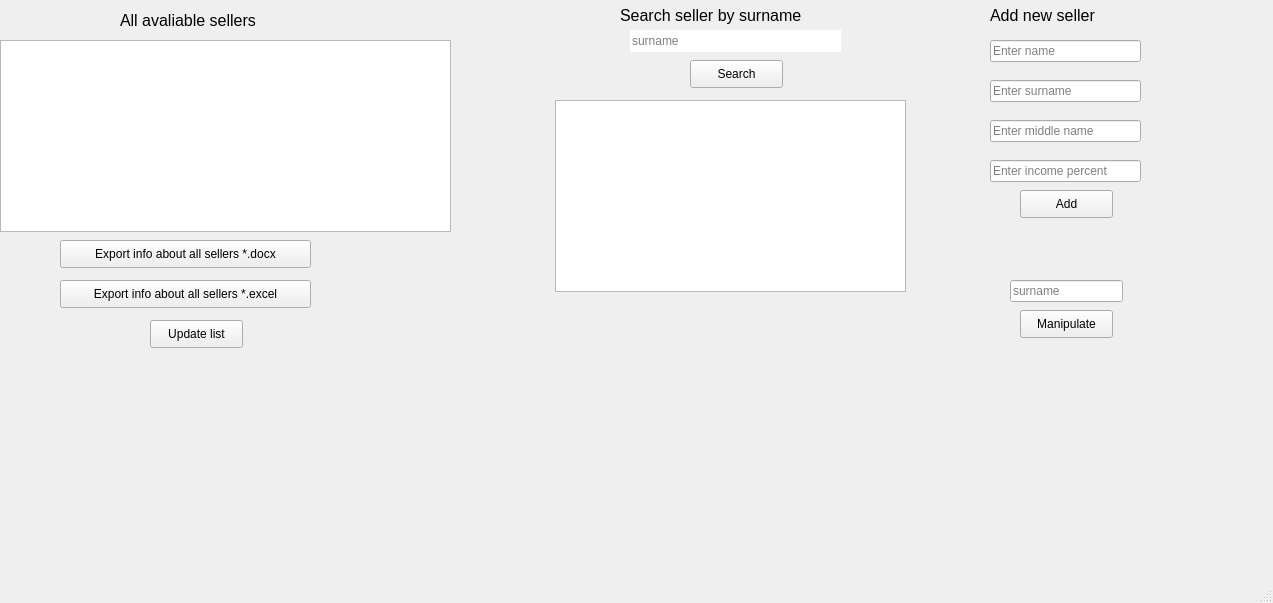
<?xml version="1.0" encoding="UTF-8"?>
<ui version="4.0">
 <class>updBtn</class>
 <widget class="QMainWindow" name="updBtn">
  <property name="geometry">
   <rect>
    <x>0</x>
    <y>0</y>
    <width>1273</width>
    <height>603</height>
   </rect>
  </property>
  <property name="windowTitle">
   <string>MainWindow</string>
  </property>
  <widget class="QWidget" name="centralwidget">
   <widget class="QListView" name="seller_list">
    <property name="geometry">
     <rect>
      <x>0</x>
      <y>40</y>
      <width>451</width>
      <height>192</height>
     </rect>
    </property>
   </widget>
   <widget class="QLabel" name="label">
    <property name="geometry">
     <rect>
      <x>120</x>
      <y>0</y>
      <width>201</width>
      <height>41</height>
     </rect>
    </property>
    <property name="font">
     <font>
      <pointsize>12</pointsize>
     </font>
    </property>
    <property name="text">
     <string>All avaliable sellers</string>
    </property>
   </widget>
   <widget class="QPushButton" name="sellerDocx">
    <property name="geometry">
     <rect>
      <x>60</x>
      <y>240</y>
      <width>251</width>
      <height>28</height>
     </rect>
    </property>
    <property name="font">
     <font>
      <pointsize>9</pointsize>
     </font>
    </property>
    <property name="text">
     <string>Export info about all sellers *.docx</string>
    </property>
   </widget>
   <widget class="QPushButton" name="sellerExcel">
    <property name="geometry">
     <rect>
      <x>60</x>
      <y>280</y>
      <width>251</width>
      <height>28</height>
     </rect>
    </property>
    <property name="font">
     <font>
      <pointsize>9</pointsize>
     </font>
    </property>
    <property name="text">
     <string>Export info about all sellers *.excel</string>
    </property>
   </widget>
   <widget class="QLabel" name="label_2">
    <property name="geometry">
     <rect>
      <x>620</x>
      <y>0</y>
      <width>231</width>
      <height>31</height>
     </rect>
    </property>
    <property name="font">
     <font>
      <pointsize>12</pointsize>
     </font>
    </property>
    <property name="text">
     <string>Search seller by surname</string>
    </property>
   </widget>
   <widget class="QLineEdit" name="entersur">
    <property name="geometry">
     <rect>
      <x>630</x>
      <y>30</y>
      <width>211</width>
      <height>22</height>
     </rect>
    </property>
    <property name="inputMask">
     <string/>
    </property>
    <property name="text">
     <string/>
    </property>
    <property name="frame">
     <bool>false</bool>
    </property>
    <property name="placeholderText">
     <string>surname</string>
    </property>
   </widget>
   <widget class="QPushButton" name="serchSellerBtn">
    <property name="geometry">
     <rect>
      <x>690</x>
      <y>60</y>
      <width>93</width>
      <height>28</height>
     </rect>
    </property>
    <property name="text">
     <string>Search</string>
    </property>
   </widget>
   <widget class="QListView" name="searchSeller">
    <property name="geometry">
     <rect>
      <x>555</x>
      <y>100</y>
      <width>351</width>
      <height>192</height>
     </rect>
    </property>
   </widget>
   <widget class="QLabel" name="label_3">
    <property name="geometry">
     <rect>
      <x>990</x>
      <y>0</y>
      <width>151</width>
      <height>31</height>
     </rect>
    </property>
    <property name="font">
     <font>
      <pointsize>12</pointsize>
     </font>
    </property>
    <property name="text">
     <string>Add new seller</string>
    </property>
   </widget>
   <widget class="QLineEdit" name="name">
    <property name="geometry">
     <rect>
      <x>990</x>
      <y>40</y>
      <width>151</width>
      <height>22</height>
     </rect>
    </property>
    <property name="placeholderText">
     <string>Enter name</string>
    </property>
   </widget>
   <widget class="QLineEdit" name="surname">
    <property name="geometry">
     <rect>
      <x>990</x>
      <y>80</y>
      <width>151</width>
      <height>22</height>
     </rect>
    </property>
    <property name="placeholderText">
     <string>Enter surname</string>
    </property>
   </widget>
   <widget class="QLineEdit" name="midName">
    <property name="geometry">
     <rect>
      <x>990</x>
      <y>120</y>
      <width>151</width>
      <height>22</height>
     </rect>
    </property>
    <property name="placeholderText">
     <string>Enter middle name</string>
    </property>
   </widget>
   <widget class="QLineEdit" name="percent">
    <property name="geometry">
     <rect>
      <x>990</x>
      <y>160</y>
      <width>151</width>
      <height>22</height>
     </rect>
    </property>
    <property name="placeholderText">
     <string>Enter income percent</string>
    </property>
   </widget>
   <widget class="QPushButton" name="addSeller">
    <property name="geometry">
     <rect>
      <x>1020</x>
      <y>190</y>
      <width>93</width>
      <height>28</height>
     </rect>
    </property>
    <property name="text">
     <string>Add</string>
    </property>
   </widget>
   <widget class="QPushButton" name="manipulate_sellerBtn">
    <property name="geometry">
     <rect>
      <x>1020</x>
      <y>310</y>
      <width>93</width>
      <height>28</height>
     </rect>
    </property>
    <property name="text">
     <string>Manipulate</string>
    </property>
   </widget>
   <widget class="QLineEdit" name="manipulate_surname">
    <property name="geometry">
     <rect>
      <x>1010</x>
      <y>280</y>
      <width>113</width>
      <height>22</height>
     </rect>
    </property>
    <property name="placeholderText">
     <string>surname</string>
    </property>
   </widget>
   <widget class="QPushButton" name="updSellers">
    <property name="geometry">
     <rect>
      <x>150</x>
      <y>320</y>
      <width>93</width>
      <height>28</height>
     </rect>
    </property>
    <property name="text">
     <string>Update list</string>
    </property>
   </widget>
  </widget>
  <widget class="QMenuBar" name="menubar">
   <property name="geometry">
    <rect>
     <x>0</x>
     <y>0</y>
     <width>1273</width>
     <height>26</height>
    </rect>
   </property>
  </widget>
  <widget class="QStatusBar" name="statusbar"/>
 </widget>
 <resources/>
 <connections/>
</ui>
